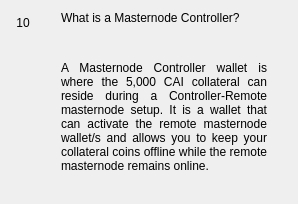
                  <widget class="QWidget" name="widgetFaq10" native="true">
                   <layout class="QHBoxLayout" name="horizontalpage_10" stretch="0,1">
                    <item alignment="Qt::AlignTop">
                     <widget class="QLabel" name="labelNumber10">
                      <property name="minimumSize">
                       <size>
                        <width>24</width>
                        <height>24</height>
                       </size>
                      </property>
                      <property name="maximumSize">
                       <size>
                        <width>16777215</width>
                        <height>24</height>
                       </size>
                      </property>
                      <property name="text">
                       <string>10</string>
                      </property>
                      <property name="alignment">
                       <set>Qt::AlignCenter</set>
                      </property>
                     </widget>
                    </item>
                    <item>
                     <layout class="QVBoxLayout" name="verticalLayoutpage_10">
                      <property name="leftMargin">
                       <number>20</number>
                      </property>
                      <property name="rightMargin">
                       <number>20</number>
                      </property>
                      <item>
                       <widget class="QLabel" name="labelSubtitle10">
                        <property name="text">
                         <string>What is a Masternode Controller?</string>
                        </property>
                        <property name="wordWrap">
                         <bool>true</bool>
                        </property>
                       </widget>
                      </item>
                      <item>
                       <spacer name="verticalSpacer_100">
                        <property name="orientation">
                         <enum>Qt::Vertical</enum>
                        </property>
                        <property name="sizeType">
                         <enum>QSizePolicy::Fixed</enum>
                        </property>
                        <property name="sizeHint" stdset="0">
                         <size>
                          <width>20</width>
                          <height>30</height>
                         </size>
                        </property>
                       </spacer>
                      </item>
                      <item>
                       <widget class="QLabel" name="labelContent10">
                        <property name="text">
                         <string>&lt;html&gt;&lt;head/&gt;&lt;body&gt;&lt;p align=&quot;justify&quot;&gt;A Masternode Controller wallet is where the 5,000 CAI collateral can reside during a Controller-Remote masternode setup. It is a wallet that can activate the remote masternode wallet/s and allows you to keep your collateral coins offline while the remote masternode remains online. &lt;/p&gt;&lt;/body&gt;&lt;/html&gt;</string>
                        </property>
                        <property name="alignment">
                         <set>Qt::AlignLeading|Qt::AlignLeft|Qt::AlignTop</set>
                        </property>
                        <property name="wordWrap">
                         <bool>true</bool>
                        </property>
                       </widget>
                      </item>
                      <item>
                       <spacer name="verticalSpacer_92">
                        <property name="orientation">
                         <enum>Qt::Vertical</enum>
                        </property>
                        <property name="sizeHint" stdset="0">
                         <size>
                          <width>20</width>
                          <height>20</height>
                         </size>
                        </property>
                       </spacer>
                      </item>
                     </layout>
                    </item>
                   </layout>
                  </widget>
